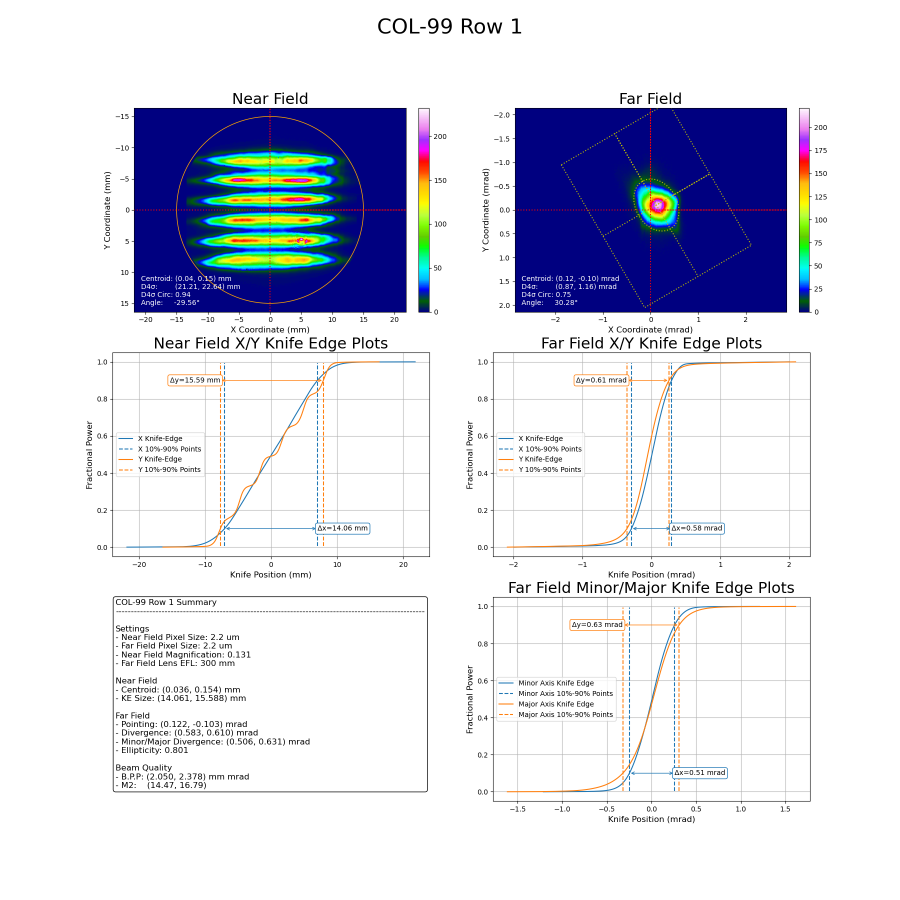
#> input picture docs/test.png, 1800 x 1800 px, found by its file name (shown at 1/2 size)
$ jupyter execute --allow-errors tests_and_notes.ipynb   (shell and % lines are left out)
#> lines starting #> are read from the running program, lines starting #| are printed output that depends on the picture
# Knife Edge Measurements Testing
---
## Module near field image

[cell 1]
import requests
import sys
import os
# from inspect import getmembers, isfunction
import numpy as np
from PIL import Image
import matplotlib.pyplot as plt

# Import from this directory so we can rapidly test
sys.path.append('../') # Needed for import
import laserbeamtools as lbs

def load_img(file, folder = r'../tests/test_beam_profiles/DAS'):
    """ Load an image into an array """
    full_path = folder + '/' + file
    if os.path.isfile(full_path):
        iobj = Image.open(full_path)
        img = np.asarray(iobj)
        return img
    else:
        print("No file found under:")
        print(full_path)
        return None

# [5 lines of commented-out code are left out]

img = load_img('nf_100_1234.bmp')
#> (the rest of this cell did not finish here and is left out)

[cell 2]
full_path = r'../tests/test_beam_profiles/TST/test.png'
if os.path.isfile(full_path):
    iobj = Image.open(full_path).convert('L')
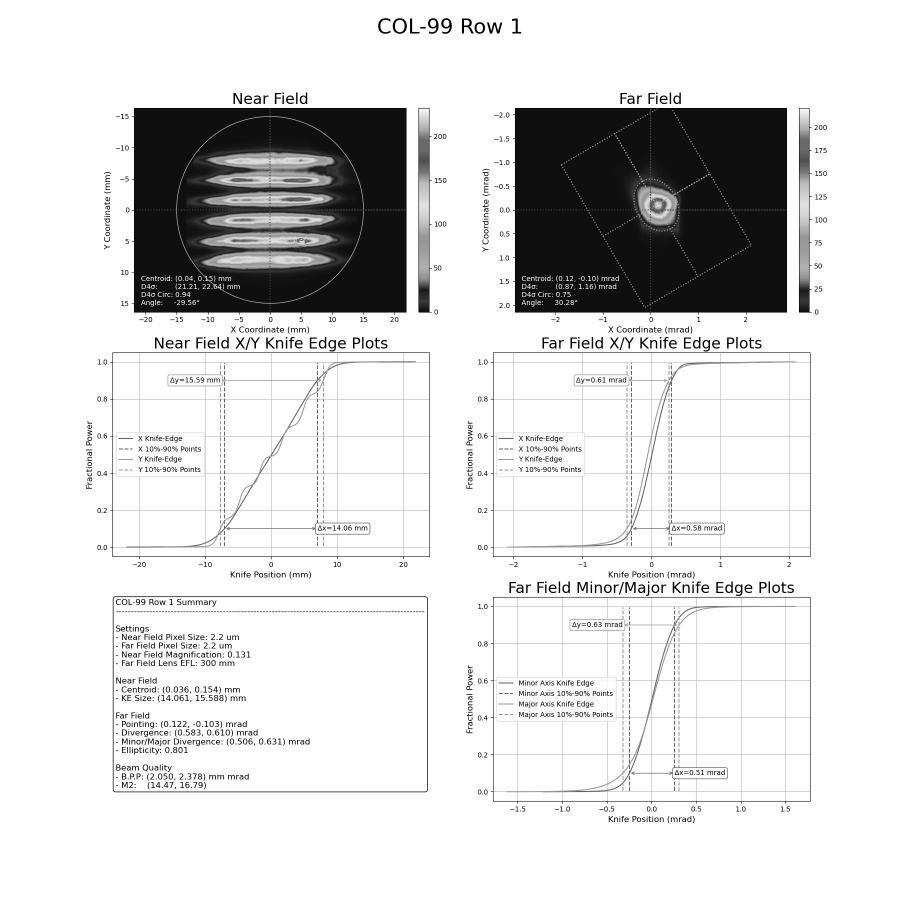
#> iobj: PIL image 1800x1800 L (shown at 1/2 size); min 0, max 255, mean 219
    img = np.asarray(iobj)

else:
    print("No file found under:")
    print(full_path)


#> (the rest of this cell did not finish here and is left out)

# DAS Near Field Magnification
---

[cell 3]
import matplotlib.pyplot as plt
from matplotlib.patches import Circle

img = load_img('nf_aper_post.bmp')

fig, ax = plt.subplots(1)
crop_frac = 0.45
#> (the rest of this cell did not finish here and is left out)

# Speed Tests
---

[cell 4]
import time

img = load_img('nf_100_1234.bmp')

t1 = time.time()
#> (the rest of this cell did not finish here and is left out)

[cell 5]
img = load_img('ff_100_1234.bmp')

$ run again, with docs/BLE-019 Cylindrical Only.png copied over docs/test.png
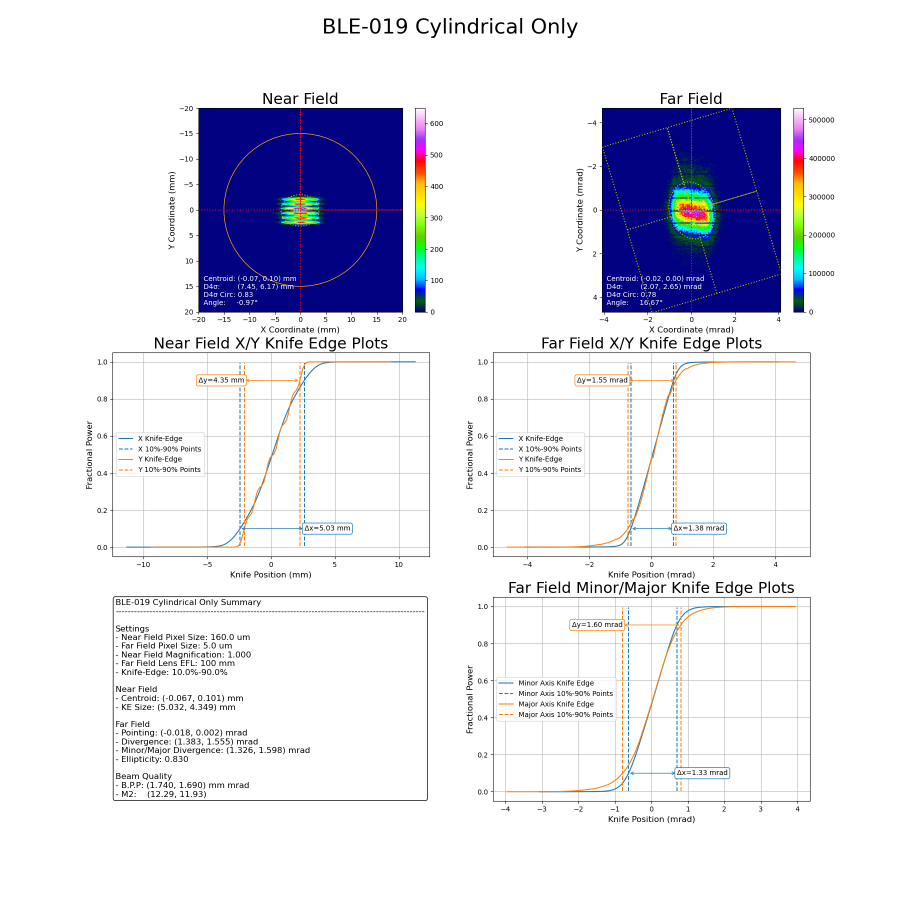
#> input picture docs/BLE-019 Cylindrical Only.png, 1800 x 1800 px, found by its file name (shown at 1/2 size)
#> `iobj = Image.open(full_path).convert('L')`:
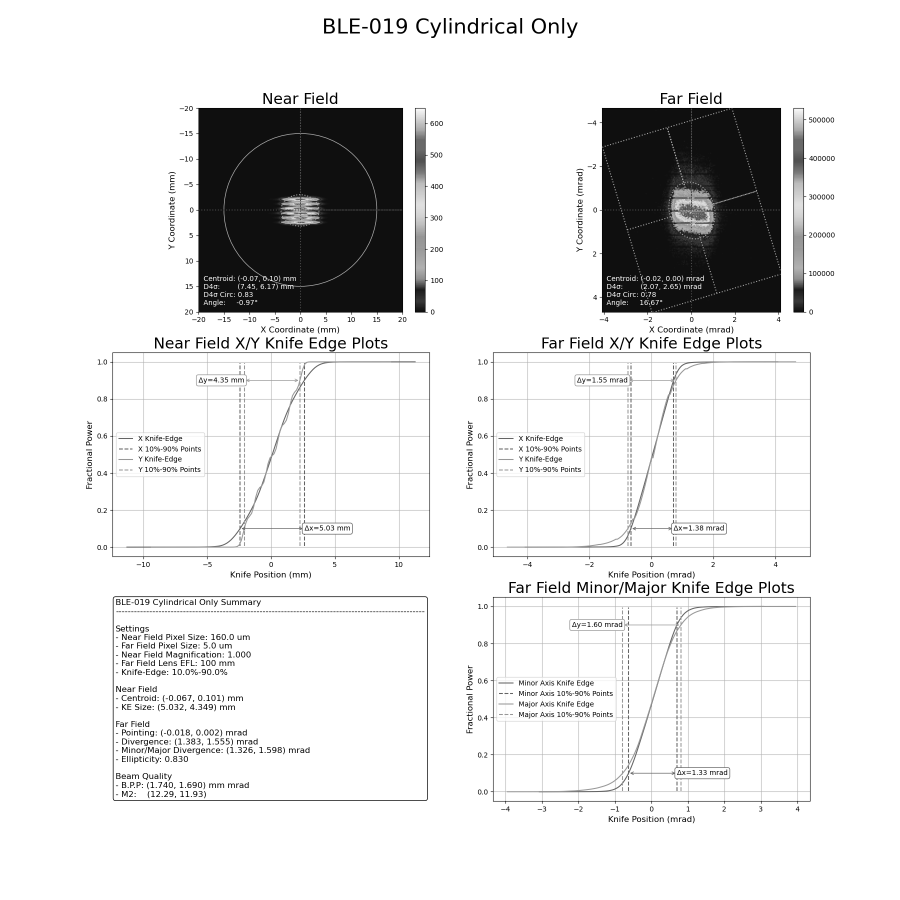
#> iobj: PIL image 1800x1800 L (shown at 1/2 size); min 0, max 255, mean 226.6
